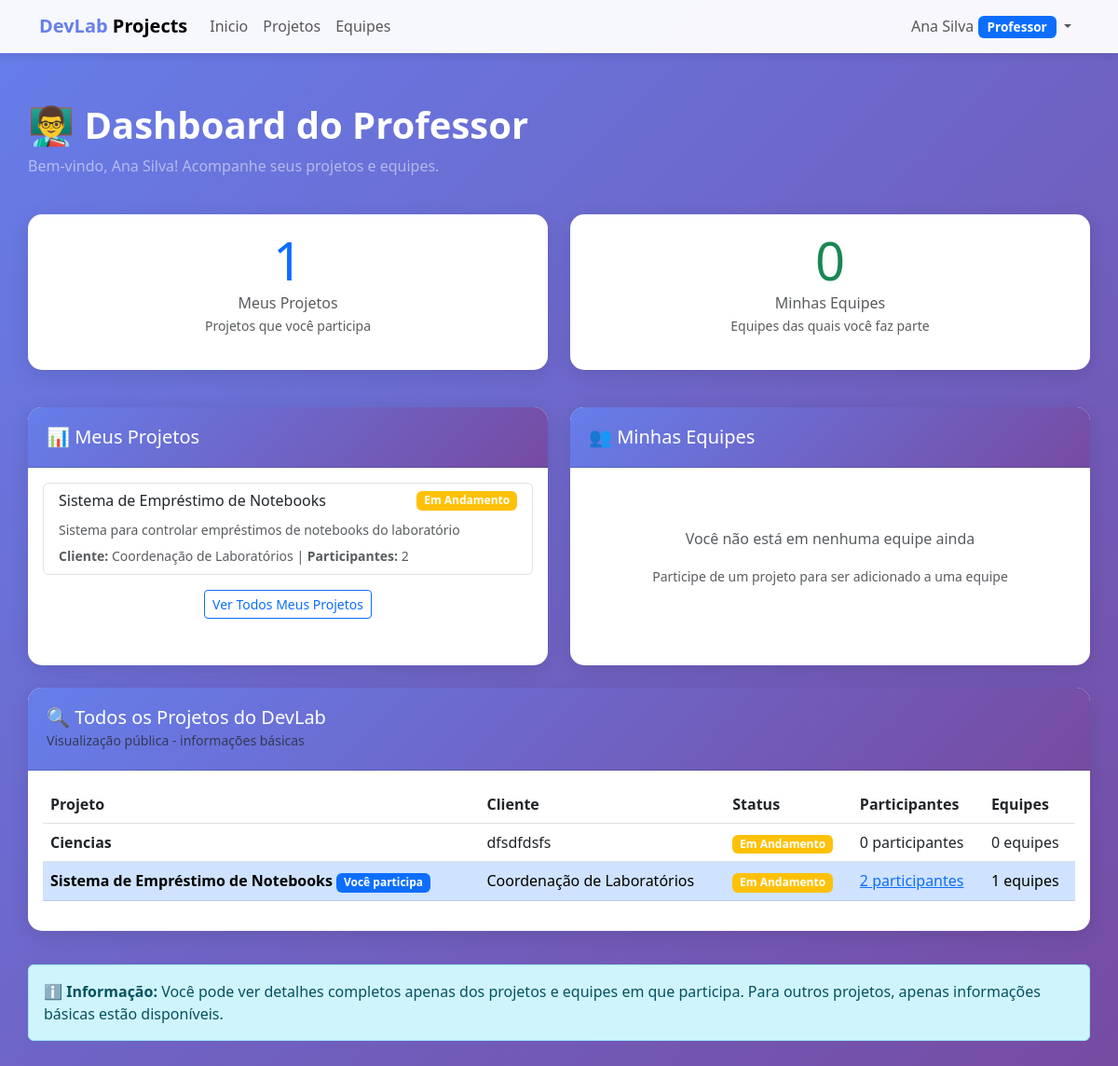
The app's page /professor/ (signed in), older data.
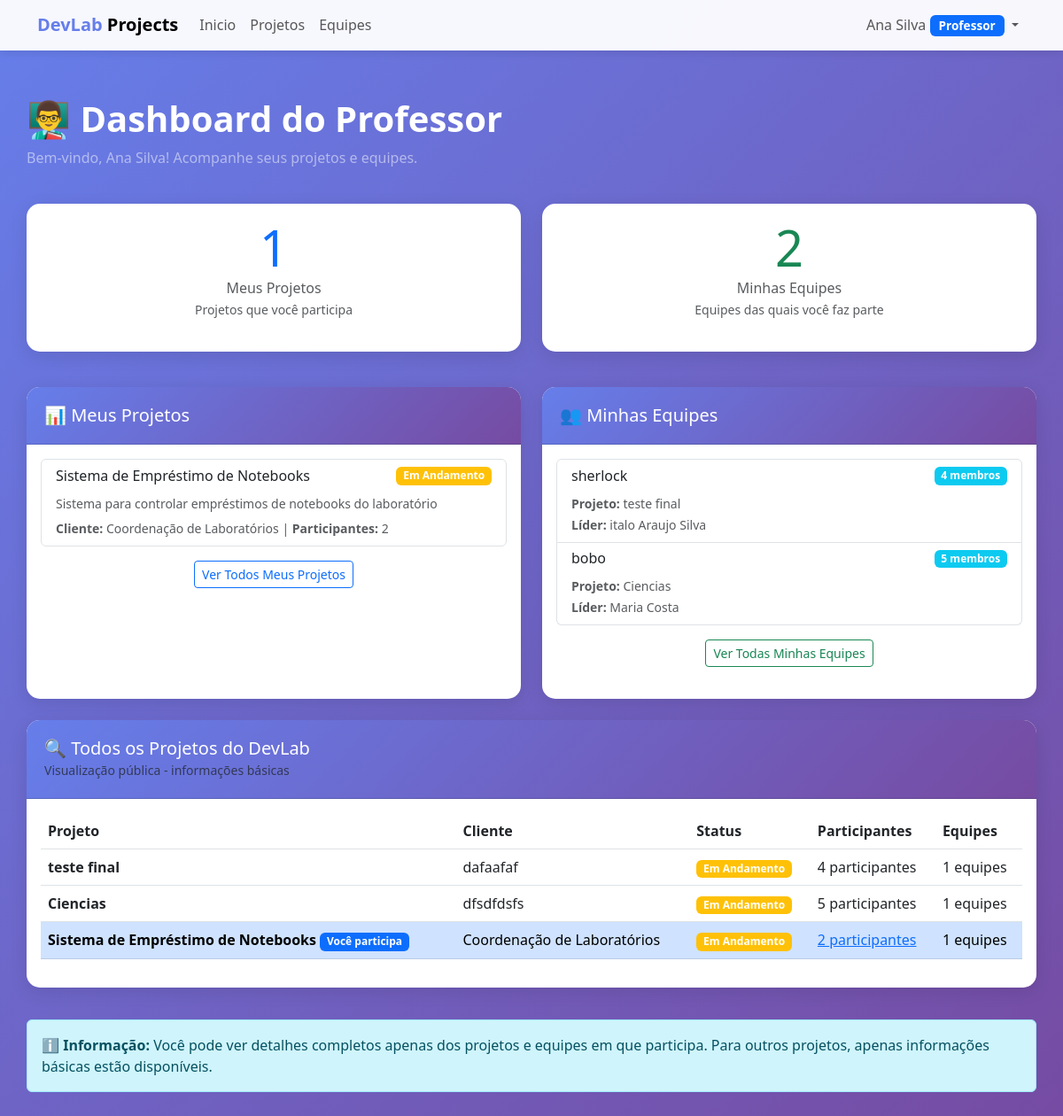
The same page, newer data.
### meuapp/models.py (models this page shows, shortened)
class Projeto(models.Model):
    STATUS_CHOICES = [
        ('planejado', 'Planejado'),
        ('andamento', 'Em Andamento'),
        ('concluido', 'Concluído'),
    ]
    titulo = models.CharField(max_length=200)
    descricao = models.TextField()
    cliente = models.CharField(max_length=200)
    status = models.CharField(max_length=20, choices=STATUS_CHOICES, default='planejado')
    data_inicio = models.DateField()
    data_fim_prevista = models.DateField()
    participantes = models.ManyToManyField(Usuario, through='ParticipacaoProjeto', related_name='projetos_participando')
    criado_em = models.DateTimeField(auto_now_add=True)
    atualizado_em = models.DateTimeField(auto_now=True)
    class Meta:
        verbose_name = 'Projeto'
        verbose_name_plural = 'Projetos'
        ordering = ['-criado_em']
    def total_participantes(self):
        return self.membros_por_equipes().count()
    def membros_por_equipes(self):
        return Usuario.objects.filter(equipes_participando__projeto=self).distinct()
    def total_equipes(self):
        return self.equipes.count()

class Equipe(models.Model):
    nome = models.CharField(max_length=100)
    descricao = models.TextField(blank=True)
    projeto = models.ForeignKey(Projeto, on_delete=models.CASCADE, related_name='equipes', null=True, blank=True)
    lider = models.OneToOneField(
        Usuario,
        on_delete=models.SET_NULL,
        null=True,
        blank=True,
        related_name='equipe_liderada',
        help_text="Líder da equipe (cada usuário pode liderar no máximo uma equipe)"
    )
    membros = models.ManyToManyField(Usuario, related_name='equipes_participando', blank=True)
    criada_em = models.DateTimeField(auto_now_add=True)
    class Meta:
        verbose_name = 'Equipe'
        verbose_name_plural = 'Equipes'
        ordering = ['projeto', 'nome']
    def total_membros(self):
        return self.membros.count()

class Usuario(AbstractUser):
    TIPO_CHOICES = [
        ('coordenador', 'Coordenador'),
        ('professor', 'Professor'),
        ('estudante', 'Estudante'),
    ]
    tipo = models.CharField(max_length=20, choices=TIPO_CHOICES, default='estudante')
    matricula = models.CharField(max_length=20, unique=True, null=True, blank=True)
    cpf = models.CharField(max_length=11, unique=True, null=True, blank=True)
    data_nascimento = models.DateField(null=True, blank=True)
    curso = models.CharField(max_length=100, blank=True)
    class Meta:
        verbose_name = 'Usuário'
        verbose_name_plural = 'Usuários'

### meuapp/views.py (the view)
# urls.py: path('professor/', views.professor_dashboard, name='professor_dashboard'),
@login_required
@user_passes_test(is_professor)
def professor_dashboard(request):
    meus_projetos = request.user.projetos_participando.all()
    minhas_equipes = request.user.equipes_participando.all()
    todos_projetos = Projeto.objects.all()
    context = {
        'meus_projetos': meus_projetos,
        'minhas_equipes': minhas_equipes,
        'todos_projetos': todos_projetos,
    }
    return render(request, 'professor.html', context)

### meuapp/views.py (called while the page is built)
def is_professor(user):
    return user.is_authenticated and user.tipo == 'professor'

### meuapp/templates/professor.html (shortened to what the changed rows need)
{% extends 'base.html' %}
{% block content %}
<div class="row mb-4">
    <div class="col-12">
        <h1 class="text-white mb-2">
            <strong>👨‍🏫 Dashboard do Professor</strong>
        </h1>
    </div>
</div>
<div class="row mb-4">
    <div class="col-md-6 mb-3">
        <div class="card text-center h-100">
            <div class="card-body">
                <h1 class="display-4 text-primary mb-0">{{ meus_projetos.count }}</h1>
            </div>
        </div>
    </div>
    <div class="col-md-6 mb-3">
        <div class="card text-center h-100">
            <div class="card-body">
                <h1 class="display-4 text-success mb-0">{{ minhas_equipes.count }}</h1>
                <p class="text-muted mb-0">Minhas Equipes</p>
                <small class="text-muted">Equipes das quais você faz parte</small>
            </div>
        </div>
    </div>
</div>
<div class="row">
    <div class="col-md-6 mb-4">
        <div class="card h-100">
            <div class="card-body">
                {% if meus_projetos %}
                    <div class="list-group">
                        {% for projeto in meus_projetos %}
                        <a href="{% url 'projeto_detalhes' projeto.pk %}"
                           class="list-group-item list-group-item-action">
                            <div class="d-flex w-100 justify-content-between align-items-center mb-2">
                                <h6 class="mb-0">{{ projeto.titulo }}</h6>
                                <span class="badge bg-{% if projeto.status == 'concluido' %}success{% elif projeto.status == 'andamento' %}warning{% else %}secondary{% endif %}">
                                    {{ projeto.get_status_display }}
                                </span>
                            </div>
                            <p class="mb-1 text-muted"><small>{{ projeto.descricao|truncatewords:15 }}</small></p>
                            <small class="text-muted">
                                <strong>Cliente:</strong> {{ projeto.cliente }} |
                                <strong>Participantes:</strong> {{ projeto.total_participantes }}
                            </small>
                        </a>
                        {% endfor %}
                    </div>
                {% else %}
                    <div class="text-center py-5">
                        <p class="text-muted">Você ainda não está participando de nenhum projeto</p>
                        <small class="text-muted">Entre em contato com o coordenador para ser adicionado a um projeto</small>
                    </div>
                {% endif %}
            </div>
        </div>
    </div>
    <div class="col-md-6 mb-4">
        <div class="card h-100">
            <div class="card-body">
                {% if minhas_equipes %}
                    <div class="list-group">
                        {% for equipe in minhas_equipes %}
                        <a href="{% url 'equipe_detalhes' equipe.pk %}"
                           class="list-group-item list-group-item-action">
                            <div class="d-flex w-100 justify-content-between align-items-center mb-2">
                                <h6 class="mb-0">
                                    {{ equipe.nome }}
                                </h6>
                                <span class="badge bg-info">{{ equipe.total_membros }} membros</span>
                            </div>
                            <small class="text-muted">
                                <strong>Projeto:</strong>
                                {% if equipe.projeto %}
                                    {{ equipe.projeto.titulo }}
                                {% else %}
                                    <span class="text-muted">Sem projeto</span>
                                {% endif %}
                                <br>
                                <strong>Líder:</strong>
                                {% if equipe.lider %}
                                    {{ equipe.lider.get_full_name|default:equipe.lider.username }}
                                {% else %}
                                    <span class="text-muted">Não definido</span>
                                {% endif %}
                            </small>
                        </a>
                        {% endfor %}
                    </div>
                    <div class="text-center mt-3">
                        <a href="{% url 'equipe_lista' %}" class="btn btn-sm btn-outline-success">
                            Ver Todas Minhas Equipes
                        </a>
                    </div>
                {% else %}
                    <div class="text-center py-5">
                        <p class="text-muted">Você não está em nenhuma equipe ainda</p>
                        <small class="text-muted">Participe de um projeto para ser adicionado a uma equipe</small>
                    </div>
                {% endif %}
            </div>
        </div>
    </div>
</div>
<div class="row">
    <div class="col-12">
        <div class="card">
            <div class="card-body">
                {% if todos_projetos %}
                    <div class="table-responsive">
                        <table class="table table-hover">
                            <thead>
                                <tr>
                                    <th>Projeto</th>
                                    <th>Cliente</th>
                                    <th>Status</th>
                                    <th>Participantes</th>
                                    <th>Equipes</th>
                                </tr>
                            </thead>
                            <tbody>
                                {% for projeto in todos_projetos %}
                                <tr {% if projeto in meus_projetos %}class="table-primary"{% endif %}>
                                    <td>
                                        <strong>{{ projeto.titulo }}</strong>
                                        {% if projeto in meus_projetos %}
                                            <span class="badge bg-primary">Você participa</span>
                                        {% endif %}
                                    </td>
                                    <td>{{ projeto.cliente }}</td>
                                    <td>
                                        <span class="badge bg-{% if projeto.status == 'concluido' %}success{% elif projeto.status == 'andamento' %}warning{% else %}secondary{% endif %}">
                                            {{ projeto.get_status_display }}
                                        </span>
                                    </td>
                                    <td>
                                        {% if projeto in meus_projetos %}
                                            <a href="{% url 'projeto_detalhes' projeto.pk %}">
                                                {{ projeto.total_participantes }} participantes
                                            </a>
                                        {% else %}
                                            {{ projeto.total_participantes }} participantes
                                        {% endif %}
                                    </td>
                                    <td>{{ projeto.total_equipes }} equipes</td>
                                </tr>
                                {% endfor %}
                            </tbody>
                        </table>
                    </div>
                {% else %}
                    <p class="text-muted text-center py-5">Nenhum projeto disponível no momento</p>
                {% endif %}
            </div>
        </div>
    </div>
</div>
{% endblock %}

Row changes from the older to the newer data that the page shows:
added Equipe: nome "sherlock", total_membros "4", projeto.titulo "teste final", lider.get_full_name "italo Araujo Silva"
added Equipe: nome "bobo", total_membros "5", projeto.titulo "Ciencias", lider.get_full_name "Maria Costa"
added Projeto: titulo "teste final", cliente "dafaafaf", status "Em Andamento", total_participantes "4", total_equipes "1", shown under "🔍 Todos os Projetos do DevLab"
computed for Projeto "Ciencias": total_participantes "0" → "5"; total_equipes "0" → "1"
Text that changed along with them:
{{ minhas_equipes.count }}: "0" → "2"
text no longer shown: "Você não está em nenhuma equipe ainda Participe de um projeto para ser adicionado a uma equipe"
text now shown: "Ver Todas Minhas Equipes"
